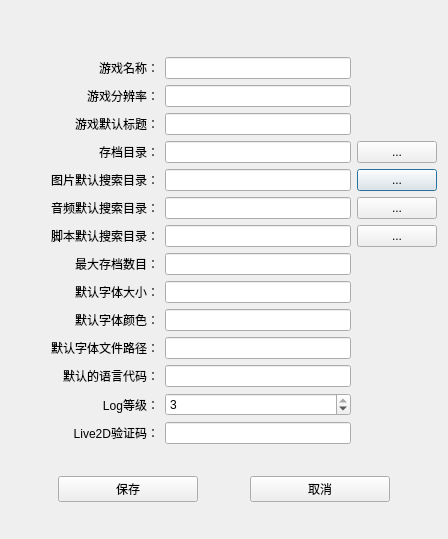
<?xml version="1.0" encoding="UTF-8"?>
<ui version="4.0">
 <class>bkeconfigdialog</class>
 <widget class="QDialog" name="bkeconfigdialog">
  <property name="windowModality">
   <enum>Qt::WindowModal</enum>
  </property>
  <property name="geometry">
   <rect>
    <x>0</x>
    <y>0</y>
    <width>448</width>
    <height>539</height>
   </rect>
  </property>
  <property name="windowTitle">
   <string>编辑配置文件</string>
  </property>
  <property name="modal">
   <bool>true</bool>
  </property>
  <layout class="QVBoxLayout" name="verticalLayout" stretch="50,1">
   <item>
    <layout class="QGridLayout" name="gridLayout">
     <item row="3" column="1">
      <widget class="QLabel" name="label_3">
       <property name="text">
        <string>游戏默认标题：</string>
       </property>
       <property name="alignment">
        <set>Qt::AlignRight|Qt::AlignTrailing|Qt::AlignVCenter</set>
       </property>
      </widget>
     </item>
     <item row="5" column="2">
      <widget class="QLineEdit" name="picASD">
       <property name="alignment">
        <set>Qt::AlignLeading|Qt::AlignLeft|Qt::AlignVCenter</set>
       </property>
      </widget>
     </item>
     <item row="7" column="1">
      <widget class="QLabel" name="label_8">
       <property name="text">
        <string>脚本默认搜索目录：</string>
       </property>
       <property name="alignment">
        <set>Qt::AlignRight|Qt::AlignTrailing|Qt::AlignVCenter</set>
       </property>
      </widget>
     </item>
     <item row="4" column="2">
      <widget class="QLineEdit" name="saveDir">
       <property name="alignment">
        <set>Qt::AlignLeading|Qt::AlignLeft|Qt::AlignVCenter</set>
       </property>
      </widget>
     </item>
     <item row="8" column="1">
      <widget class="QLabel" name="label_9">
       <property name="text">
        <string>最大存档数目：</string>
       </property>
       <property name="alignment">
        <set>Qt::AlignRight|Qt::AlignTrailing|Qt::AlignVCenter</set>
       </property>
      </widget>
     </item>
     <item row="9" column="2">
      <widget class="QLineEdit" name="fontSize">
       <property name="alignment">
        <set>Qt::AlignLeading|Qt::AlignLeft|Qt::AlignVCenter</set>
       </property>
      </widget>
     </item>
     <item row="6" column="1">
      <widget class="QLabel" name="label_7">
       <property name="text">
        <string>音频默认搜索目录：</string>
       </property>
       <property name="alignment">
        <set>Qt::AlignRight|Qt::AlignTrailing|Qt::AlignVCenter</set>
       </property>
      </widget>
     </item>
     <item row="6" column="2">
      <widget class="QLineEdit" name="audioASD">
       <property name="alignment">
        <set>Qt::AlignLeading|Qt::AlignLeft|Qt::AlignVCenter</set>
       </property>
      </widget>
     </item>
     <item row="7" column="2">
      <widget class="QLineEdit" name="scriptASD">
       <property name="alignment">
        <set>Qt::AlignLeading|Qt::AlignLeft|Qt::AlignVCenter</set>
       </property>
      </widget>
     </item>
     <item row="5" column="3">
      <widget class="QPushButton" name="picASDBtn">
       <property name="text">
        <string>...</string>
       </property>
      </widget>
     </item>
     <item row="6" column="3">
      <widget class="QPushButton" name="audioASDBtn">
       <property name="text">
        <string>...</string>
       </property>
      </widget>
     </item>
     <item row="3" column="2">
      <widget class="QLineEdit" name="gameTitle">
       <property name="alignment">
        <set>Qt::AlignLeading|Qt::AlignLeft|Qt::AlignVCenter</set>
       </property>
      </widget>
     </item>
     <item row="1" column="1">
      <widget class="QLabel" name="label">
       <property name="text">
        <string>游戏名称：</string>
       </property>
       <property name="alignment">
        <set>Qt::AlignRight|Qt::AlignTrailing|Qt::AlignVCenter</set>
       </property>
      </widget>
     </item>
     <item row="4" column="1">
      <widget class="QLabel" name="label_5">
       <property name="text">
        <string>存档目录：</string>
       </property>
       <property name="alignment">
        <set>Qt::AlignRight|Qt::AlignTrailing|Qt::AlignVCenter</set>
       </property>
      </widget>
     </item>
     <item row="5" column="0">
      <spacer name="horizontalSpacer_2">
       <property name="orientation">
        <enum>Qt::Horizontal</enum>
       </property>
       <property name="sizeType">
        <enum>QSizePolicy::Preferred</enum>
       </property>
       <property name="sizeHint" stdset="0">
        <size>
         <width>40</width>
         <height>20</height>
        </size>
       </property>
      </spacer>
     </item>
     <item row="4" column="3">
      <widget class="QPushButton" name="saveDirBtn">
       <property name="text">
        <string>...</string>
       </property>
      </widget>
     </item>
     <item row="2" column="1">
      <widget class="QLabel" name="label_2">
       <property name="text">
        <string>游戏分辨率：</string>
       </property>
       <property name="alignment">
        <set>Qt::AlignRight|Qt::AlignTrailing|Qt::AlignVCenter</set>
       </property>
      </widget>
     </item>
     <item row="5" column="1">
      <widget class="QLabel" name="label_6">
       <property name="text">
        <string>图片默认搜索目录：</string>
       </property>
       <property name="alignment">
        <set>Qt::AlignRight|Qt::AlignTrailing|Qt::AlignVCenter</set>
       </property>
      </widget>
     </item>
     <item row="2" column="2">
      <widget class="QLineEdit" name="gameResolution">
       <property name="alignment">
        <set>Qt::AlignLeading|Qt::AlignLeft|Qt::AlignVCenter</set>
       </property>
      </widget>
     </item>
     <item row="0" column="2">
      <spacer name="verticalSpacer">
       <property name="orientation">
        <enum>Qt::Vertical</enum>
       </property>
       <property name="sizeType">
        <enum>QSizePolicy::Fixed</enum>
       </property>
       <property name="sizeHint" stdset="0">
        <size>
         <width>20</width>
         <height>20</height>
        </size>
       </property>
      </spacer>
     </item>
     <item row="1" column="2">
      <widget class="QLineEdit" name="gameName">
       <property name="alignment">
        <set>Qt::AlignLeading|Qt::AlignLeft|Qt::AlignVCenter</set>
       </property>
      </widget>
     </item>
     <item row="14" column="1">
      <widget class="QLabel" name="label_14">
       <property name="text">
        <string>Live2D验证码：</string>
       </property>
       <property name="alignment">
        <set>Qt::AlignRight|Qt::AlignTrailing|Qt::AlignVCenter</set>
       </property>
      </widget>
     </item>
     <item row="13" column="2">
      <widget class="QSpinBox" name="logLevel">
       <property name="maximum">
        <number>3</number>
       </property>
       <property name="value">
        <number>3</number>
       </property>
      </widget>
     </item>
     <item row="9" column="1">
      <widget class="QLabel" name="label_10">
       <property name="text">
        <string>默认字体大小：</string>
       </property>
       <property name="alignment">
        <set>Qt::AlignRight|Qt::AlignTrailing|Qt::AlignVCenter</set>
       </property>
      </widget>
     </item>
     <item row="10" column="1">
      <widget class="QLabel" name="label_11">
       <property name="text">
        <string>默认字体颜色：</string>
       </property>
       <property name="alignment">
        <set>Qt::AlignRight|Qt::AlignTrailing|Qt::AlignVCenter</set>
       </property>
      </widget>
     </item>
     <item row="14" column="2">
      <widget class="QLineEdit" name="live2DKey">
       <property name="alignment">
        <set>Qt::AlignLeading|Qt::AlignLeft|Qt::AlignVCenter</set>
       </property>
      </widget>
     </item>
     <item row="11" column="1">
      <widget class="QLabel" name="label_12">
       <property name="text">
        <string>默认字体文件路径：</string>
       </property>
       <property name="alignment">
        <set>Qt::AlignRight|Qt::AlignTrailing|Qt::AlignVCenter</set>
       </property>
      </widget>
     </item>
     <item row="13" column="1">
      <widget class="QLabel" name="label_13">
       <property name="text">
        <string>Log等级：</string>
       </property>
       <property name="alignment">
        <set>Qt::AlignRight|Qt::AlignTrailing|Qt::AlignVCenter</set>
       </property>
      </widget>
     </item>
     <item row="8" column="2">
      <widget class="QLineEdit" name="maxSaveNum">
       <property name="alignment">
        <set>Qt::AlignLeading|Qt::AlignLeft|Qt::AlignVCenter</set>
       </property>
      </widget>
     </item>
     <item row="11" column="2">
      <widget class="QLineEdit" name="fontName">
       <property name="alignment">
        <set>Qt::AlignLeading|Qt::AlignLeft|Qt::AlignVCenter</set>
       </property>
      </widget>
     </item>
     <item row="7" column="3">
      <widget class="QPushButton" name="scriptASDBtn">
       <property name="text">
        <string>...</string>
       </property>
      </widget>
     </item>
     <item row="10" column="2">
      <widget class="QLineEdit" name="fontColor">
       <property name="alignment">
        <set>Qt::AlignLeading|Qt::AlignLeft|Qt::AlignVCenter</set>
       </property>
      </widget>
     </item>
     <item row="12" column="1">
      <widget class="QLabel" name="label_4">
       <property name="sizePolicy">
        <sizepolicy hsizetype="Preferred" vsizetype="Preferred">
         <horstretch>0</horstretch>
         <verstretch>0</verstretch>
        </sizepolicy>
       </property>
       <property name="text">
        <string>默认的语言代码：</string>
       </property>
       <property name="alignment">
        <set>Qt::AlignRight|Qt::AlignTrailing|Qt::AlignVCenter</set>
       </property>
      </widget>
     </item>
     <item row="12" column="2">
      <widget class="QLineEdit" name="langID"/>
     </item>
    </layout>
   </item>
   <item>
    <layout class="QHBoxLayout" name="horizontalLayout_2" stretch="1,3,1,3,1">
     <item>
      <spacer name="horizontalSpacer_4">
       <property name="orientation">
        <enum>Qt::Horizontal</enum>
       </property>
       <property name="sizeHint" stdset="0">
        <size>
         <width>40</width>
         <height>20</height>
        </size>
       </property>
      </spacer>
     </item>
     <item>
      <widget class="QPushButton" name="savebtn">
       <property name="text">
        <string>保存</string>
       </property>
      </widget>
     </item>
     <item>
      <spacer name="horizontalSpacer_3">
       <property name="orientation">
        <enum>Qt::Horizontal</enum>
       </property>
       <property name="sizeHint" stdset="0">
        <size>
         <width>40</width>
         <height>20</height>
        </size>
       </property>
      </spacer>
     </item>
     <item>
      <widget class="QPushButton" name="cancelbtn">
       <property name="text">
        <string>取消</string>
       </property>
      </widget>
     </item>
     <item>
      <spacer name="horizontalSpacer_5">
       <property name="orientation">
        <enum>Qt::Horizontal</enum>
       </property>
       <property name="sizeHint" stdset="0">
        <size>
         <width>40</width>
         <height>20</height>
        </size>
       </property>
      </spacer>
     </item>
    </layout>
   </item>
  </layout>
 </widget>
 <resources/>
 <connections>
  <connection>
   <sender>cancelbtn</sender>
   <signal>clicked()</signal>
   <receiver>bkeconfigdialog</receiver>
   <slot>close()</slot>
   <hints>
    <hint type="sourcelabel">
     <x>318</x>
     <y>510</y>
    </hint>
    <hint type="destinationlabel">
     <x>223</x>
     <y>269</y>
    </hint>
   </hints>
  </connection>
 </connections>
</ui>
